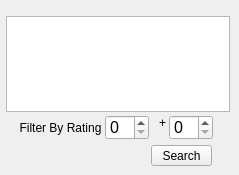
     <widget class="QWidget" name="tab_search">
      <attribute name="title">
       <string>Search</string>
      </attribute>
      <widget class="QSpinBox" name="ratingPlusMinus">
       <property name="geometry">
        <rect>
         <x>169</x>
         <y>115</y>
         <width>44</width>
         <height>25</height>
        </rect>
       </property>
       <property name="font">
        <font>
         <pointsize>12</pointsize>
        </font>
       </property>
      </widget>
      <widget class="QSpinBox" name="rating_input">
       <property name="geometry">
        <rect>
         <x>105</x>
         <y>115</y>
         <width>44</width>
         <height>25</height>
        </rect>
       </property>
       <property name="font">
        <font>
         <pointsize>12</pointsize>
        </font>
       </property>
      </widget>
      <widget class="QLabel" name="label_rateSearch">
       <property name="geometry">
        <rect>
         <x>20</x>
         <y>115</y>
         <width>81</width>
         <height>25</height>
        </rect>
       </property>
       <property name="font">
        <font>
         <weight>50</weight>
         <bold>false</bold>
        </font>
       </property>
       <property name="text">
        <string>Filter By Rating</string>
       </property>
       <property name="alignment">
        <set>Qt::AlignCenter</set>
       </property>
      </widget>
      <widget class="QLabel" name="label_plusMinus">
       <property name="geometry">
        <rect>
         <x>159</x>
         <y>115</y>
         <width>16</width>
         <height>16</height>
        </rect>
       </property>
       <property name="text">
        <string>+</string>
       </property>
      </widget>
      <widget class="QTextEdit" name="search_box">
       <property name="geometry">
        <rect>
         <x>6</x>
         <y>16</y>
         <width>224</width>
         <height>96</height>
        </rect>
       </property>
      </widget>
      <widget class="QWidget" name="widget" native="true">
       <property name="geometry">
        <rect>
         <x>145</x>
         <y>141</y>
         <width>8</width>
         <height>25</height>
        </rect>
       </property>
       <property name="maximumSize">
        <size>
         <width>8</width>
         <height>16777215</height>
        </size>
       </property>
      </widget>
      <widget class="QPushButton" name="button_search">
       <property name="geometry">
        <rect>
         <x>151</x>
         <y>145</y>
         <width>61</width>
         <height>21</height>
        </rect>
       </property>
       <property name="text">
        <string>Search</string>
       </property>
      </widget>
      <zorder>rating_input</zorder>
      <zorder>label_rateSearch</zorder>
      <zorder>label_plusMinus</zorder>
      <zorder>ratingPlusMinus</zorder>
      <zorder>search_box</zorder>
      <zorder>widget</zorder>
      <zorder>button_search</zorder>
     </widget>
